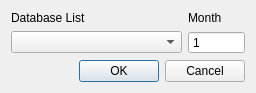
<?xml version="1.0" encoding="UTF-8"?>
<ui version="4.0">
 <class>Model</class>
 <widget class="QDialog" name="Model">
  <property name="geometry">
   <rect>
    <x>0</x>
    <y>0</y>
    <width>256</width>
    <height>85</height>
   </rect>
  </property>
  <property name="windowTitle">
   <string>Circuit Model</string>
  </property>
  <layout class="QGridLayout" name="gridLayout">
   <item row="1" column="0" colspan="3">
    <widget class="QComboBox" name="list"/>
   </item>
   <item row="1" column="3">
    <widget class="QSpinBox" name="month">
     <property name="buttonSymbols">
      <enum>QAbstractSpinBox::NoButtons</enum>
     </property>
     <property name="minimum">
      <number>1</number>
     </property>
     <property name="maximum">
      <number>12</number>
     </property>
    </widget>
   </item>
   <item row="2" column="0" colspan="4">
    <widget class="QDialogButtonBox" name="btnBox">
     <property name="orientation">
      <enum>Qt::Horizontal</enum>
     </property>
     <property name="standardButtons">
      <set>QDialogButtonBox::Cancel|QDialogButtonBox::Ok</set>
     </property>
    </widget>
   </item>
   <item row="0" column="3">
    <widget class="QLabel" name="mLabel">
     <property name="text">
      <string>Month</string>
     </property>
    </widget>
   </item>
   <item row="0" column="0" colspan="3">
    <widget class="QLabel" name="dbLabel">
     <property name="text">
      <string>Database List</string>
     </property>
    </widget>
   </item>
  </layout>
 </widget>
 <resources/>
 <connections>
  <connection>
   <sender>btnBox</sender>
   <signal>accepted()</signal>
   <receiver>Model</receiver>
   <slot>accept()</slot>
   <hints>
    <hint type="sourcelabel">
     <x>248</x>
     <y>254</y>
    </hint>
    <hint type="destinationlabel">
     <x>157</x>
     <y>274</y>
    </hint>
   </hints>
  </connection>
  <connection>
   <sender>btnBox</sender>
   <signal>rejected()</signal>
   <receiver>Model</receiver>
   <slot>reject()</slot>
   <hints>
    <hint type="sourcelabel">
     <x>316</x>
     <y>260</y>
    </hint>
    <hint type="destinationlabel">
     <x>286</x>
     <y>274</y>
    </hint>
   </hints>
  </connection>
 </connections>
</ui>
